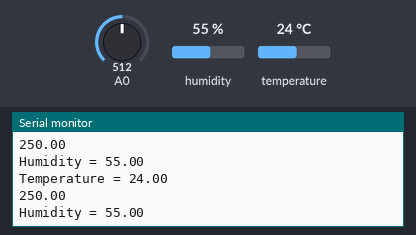
A sketch run on a simulated Arduino Uno, built with avr-gcc and run on an emulated ATmega328P. Parts: the last lines printed to the serial monitor. Wiring (inferred from the names in the program): DHT11 sensor: data pin 7. The test bench sets the inputs (shaded band); at power-on: humidity 55 %, A0 = 512, temperature 24 °C.

Above: at 1.8 s.
1.9 s: humidity set to 22 %
At 2.9 s:
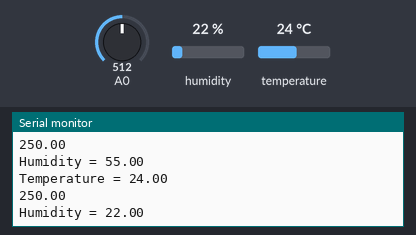
3.4 s: A0 set to 716
At 4.7 s:
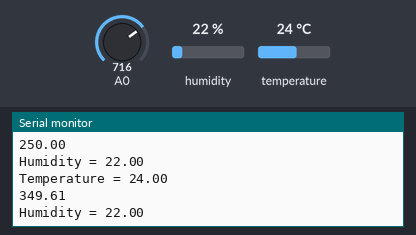
4.9 s: temperature set to 12 °C
At 6.0 s:
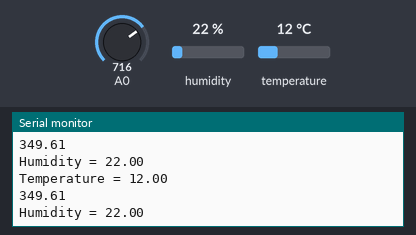
6.4 s: A0 set to 900
At 7.7 s:
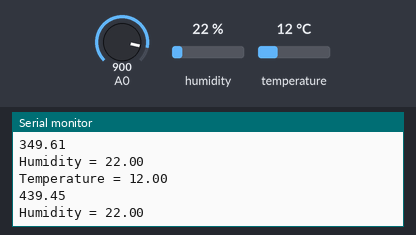
7.9 s: humidity set to 40 %
At 9.0 s:
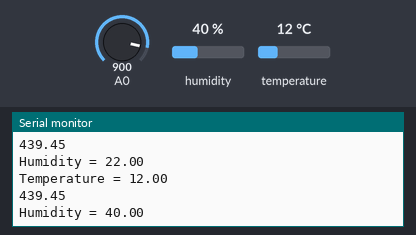
Timing chart, 0 to 10.4 s (numbered marks = the images above; inputs shaded):
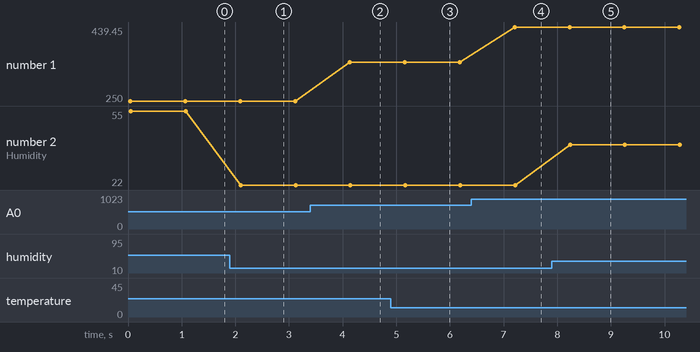

Measured:
- after the input at 1.9 s, the serial monitor: prints a new line after 0.20 s (image 1)
- after the input at 3.4 s, the serial monitor: prints a new line after 0.74 s (image 2)
- after the input at 4.9 s, the serial monitor: prints a new line after 0.24 s (image 3)
- after the input at 6.4 s, the serial monitor: prints a new line after 0.81 s (image 4)
- after the input at 7.9 s, the serial monitor: prints a new line after 0.34 s (image 5)
- plotted number 1: 250 → 349.61 after the input at 3.4 s, 349.61 → 439.45 after the input at 6.4 s
- plotted number 2: 55 → 22 after the input at 1.9 s, 22 → 40 after the input at 7.9 s

The sketch:

temp_hum.ino
```cpp
#include <dht.h>

dht DHT;

#define DHT11_PIN 7

void setup(){
  Serial.begin(9600);
}

void loop()
{
  int chk = DHT.read11(DHT11_PIN);
  Serial.print("Temperature = ");
  Serial.println(DHT.temperature);
  Serial.println((5.0 * analogRead(A0) * 100.0)/1024.0);
  Serial.print("Humidity = ");
  Serial.println(DHT.humidity);

  Serial.println();
  delay(1000);
}
```
